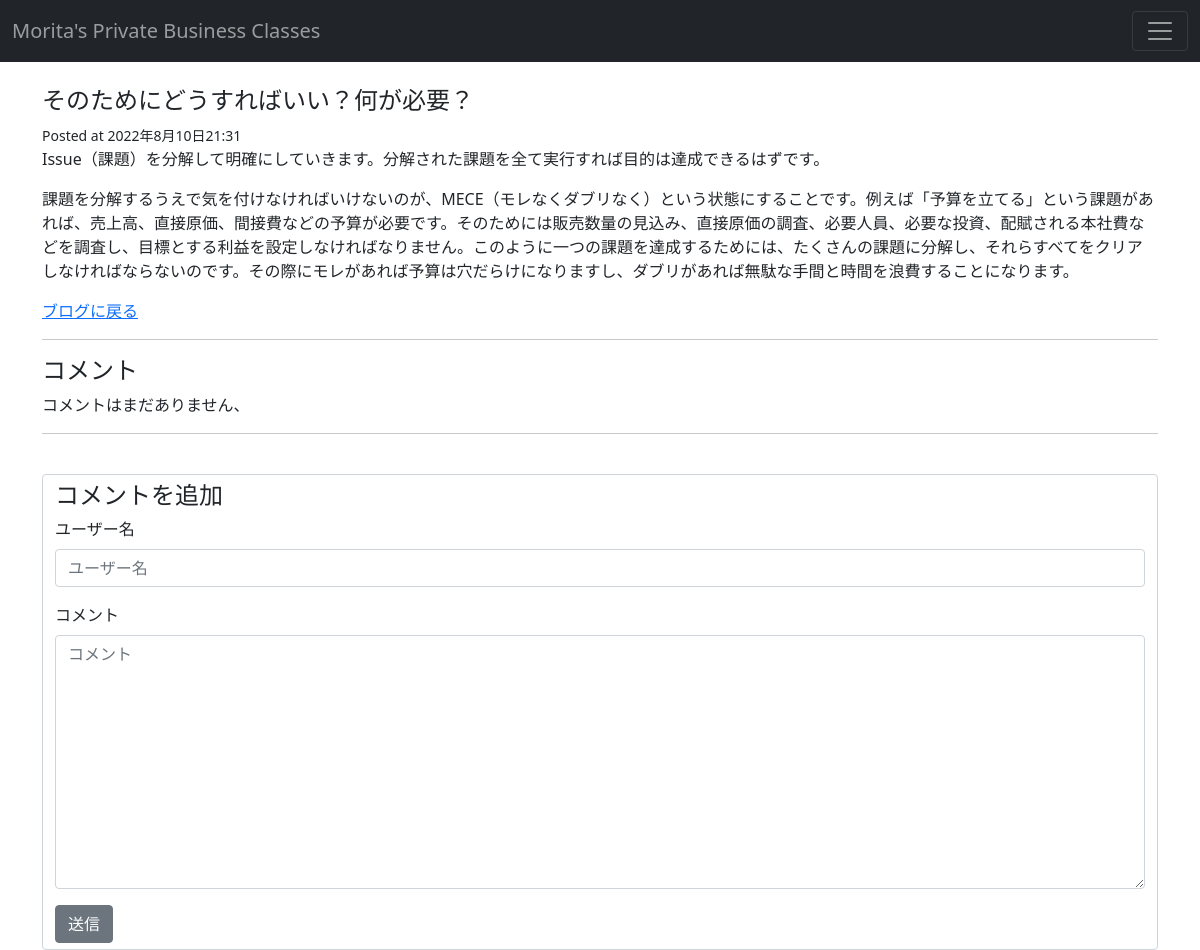
/blog/post_003/, run on the app's committed database.
### blog/models.py (models this page shows)
class Post(models.Model):
    title = models.CharField(max_length=255)
    slug = models.SlugField()
    intro = models.TextField()
    body = models.TextField()
    posted_date = models.DateTimeField(auto_now_add=True)

### blog/views.py (the view)
# urls.py: path("blog/<slug:slug>/", post_detail, name="post_detail"),
def post_detail(request, slug):
    post = Post.objects.get(slug=slug)
    if request.method == "POST":
        form = Commentform(request.POST)
        if form.is_valid():
            comment = form.save(commit=False)
            comment.post = post
            comment.save()
            return redirect("post_detail", slug=post.slug)
    else:
        form = Commentform()
    return render(request, "blog/post_detail.html", {"post": post, "form": form})

### blog/forms.py
class Commentform(forms.ModelForm):
    class Meta:
        model = Comment
        fields = ("name", "body")
        labels={'name':'ユーザー名', 'body':'コメント', }

### templates/blog/post_detail.html (shortened to what this page needs)
{% extends "blog/base.html" %}
{% load django_bootstrap5 %}
{% block content %}
    <br>
    <h4 class="title">{{post.title}}</h4>
    <small>Posted at {{post.posted_date}}</small>
    <p>{{post.intro}}</p>
    <p>{{post.body}}</p>
    <a href="/blog">ブログに戻る</a>
    <hr>
    <h4 class="subtitle">コメント</h4>
    {% for comment in post.comments.all %}
    <article class="media">
        <div class="media-content">
            <div class="content">
                <p>
                    <strong>
                        {{comment.name}}
                        <small>{{comment.posted_date}}</small>
                    </strong>
                    <br>
                    {{comment.body}}
                </p>
            </div>
        </div>
    </article>
    <hr>
    {% empty %}
    <div class="notification">
        <p>コメントはまだありません、</p>
    </div>
    <hr>
    {% endfor %}
    <br>
    <form action="." method="POST">
        <div class="field">
            <div class="form-control">
                <h4 class="subtitle">コメントを追加</h4>
                {% bootstrap_form form layout="utilities" %}
                <button class="btn btn-secondary">送信</button>
            </div>
        </div>
    </form>
{% endblock %}

### data on the page
Post: title "そのためにどうすればいい？何が必要？", posted_date "2022年8月10日21:31", intro "Issue（課題）を分解して明確にしていきます。分解された課題を全て実行すれば目的は達成できるはずです。", body "課題を分解するうえで気を付けなければいけないのが、MECE（モレなくダブリなく）という状態にすることです。例えば「予算を立てる」という課題があれば、売上高、直接原価、間接費などの予算が必要です。そのためには販売数量の見込み、直接原価の調査、必要人員、必要な投資、配賦される本社費などを調査し、目標とする利益を設定しなければなりません。このように一つの課題を達成するためには、たくさんの課題に分解し、それらすべてをクリアしなければならないのです。その際にモレがあれば予算は穴だらけになりますし、ダブリがあれば無駄な手間と時間を浪費することになります。"
